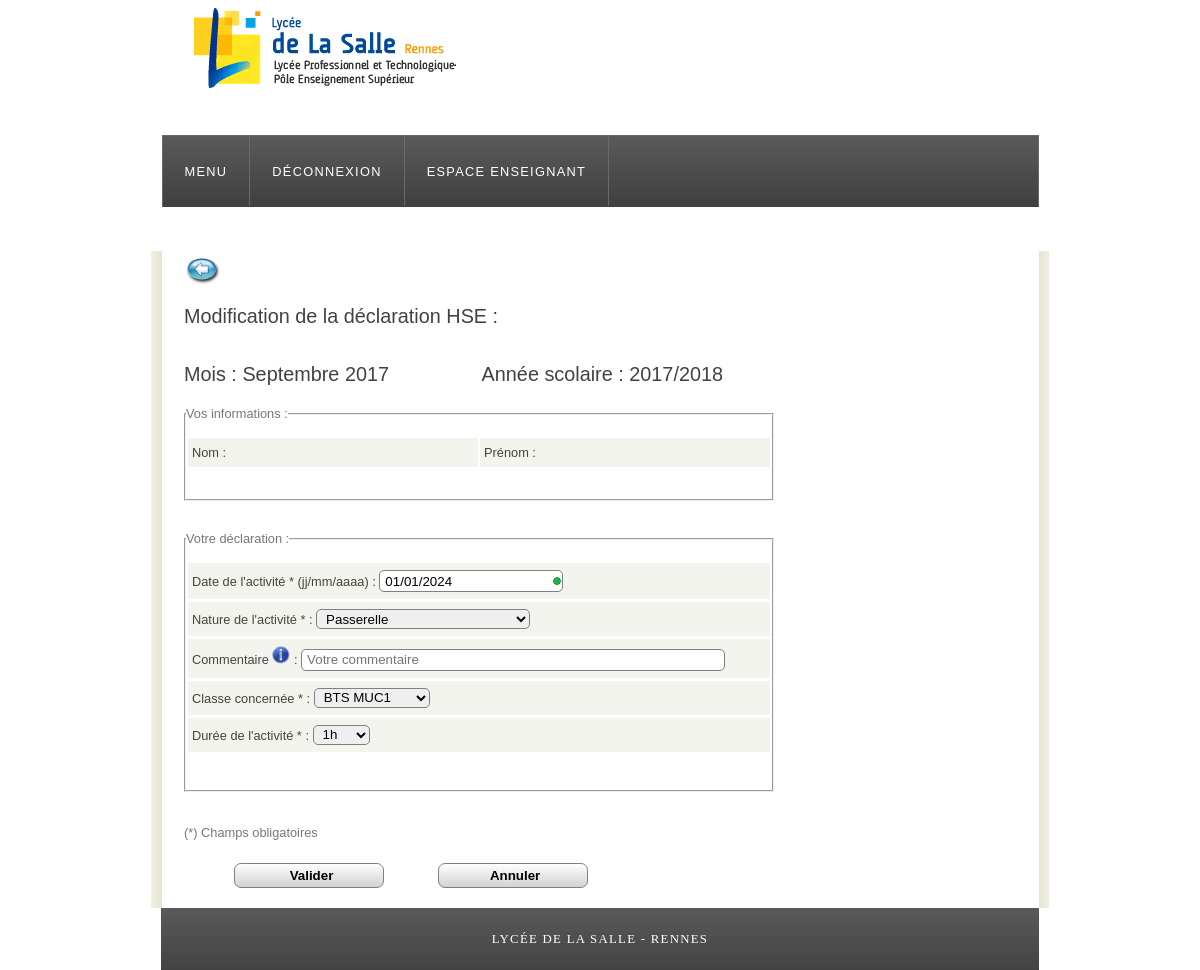
Page /modifierDeclaration.php?id=49 on the committed database.
### tables this page shows
CREATE TABLE IF NOT EXISTS `hse_parametres` (
  `ANNEESCOLAIRE` varchar(20) DEFAULT NULL
);

CREATE TABLE IF NOT EXISTS `hse_declarations` (
  `DECLARATION_ID` int(11) NOT NULL AUTO_INCREMENT,
  `ENSEIGNANT_ID` int(11) NOT NULL,
  `TYPEACTIVITE_ID` int(11) NOT NULL,
  `CLASSE_ID` int(11) DEFAULT NULL,
  `DUREE` int(11) DEFAULT NULL,
  `NBETUDIANTS` int(11) NOT NULL,
  `DUREEPARETUDIANT` int(11) NOT NULL,
  `DECLARATION_DATE` date DEFAULT NULL,
  `PRECISIONSADMIN` text,
  `PRECISIONSPROF` text,
  `DEJAEXPORTE` tinyint(1) DEFAULT NULL,
  `DATETIMESAISIE` datetime DEFAULT NULL,
  PRIMARY KEY (`DECLARATION_ID`),
  KEY `FK_APPARTENIR` (`CLASSE_ID`),
  KEY `FK_CORRESPONDRE` (`TYPEACTIVITE_ID`),
  KEY `FK_EFFECTUER` (`ENSEIGNANT_ID`)
);

### include/fonctions.php (called while the page is built, shortened)
<?php
function getMois()
{
	$mois = date('m');
	if ($mois == 1) { $moisLibelle = 'Janvier'; return $moisLibelle; }
	elseif ($mois == 2) { $moisLibelle = 'Février'; return $moisLibelle; }
	elseif ($mois == 3) { $moisLibelle = 'Mars'; return $moisLibelle; }
	elseif ($mois == 4) { $moisLibelle = 'Avril'; return $moisLibelle; }
	elseif ($mois == 5) { $moisLibelle = 'Mai'; return $moisLibelle; }
	elseif ($mois == 6) { $moisLibelle = 'Juin'; return $moisLibelle; }
	elseif ($mois == 7) { $moisLibelle = 'Juillet'; return $moisLibelle; }
	elseif ($mois == 8) { $moisLibelle = 'Août'; return $moisLibelle; }
	elseif ($mois == 9) { $moisLibelle = 'Septembre'; return $moisLibelle; }
	elseif ($mois == 10) { $moisLibelle = 'Octobre'; return $moisLibelle; }
	elseif ($mois == 11) { $moisLibelle = 'Novembre'; return $moisLibelle; }
	elseif ($mois == 12) { $moisLibelle = 'Décembre'; return $moisLibelle; }
}
function toDateFrancais($Date) {
		$jour = substr($Date,8,2);
		$mois = substr($Date,5,2);
		$annee = substr($Date,0,4);
		return $jour.'/'.$mois.'/'.$annee;
}
?>

### modifierDeclaration.php (the view, shortened to what this page needs)
<?php
include ('include/fonctions.php');
?>
<!DOCTYPE HTML>
<html>
<head>
  <link rel="stylesheet" type="text/css" href="style/style.css" />
  <link rel="stylesheet" type="text/css" href="tooltipster/dist/css/tooltipster.bundle.min.css" />
</head>
<body>
  <div id="main">
    <div id="header">
      <div id="logo">
      </div>
      <div id="menubar">
        <ul id="menu">
          <li class="selected"><a href="gestionEnseignant.php">Menu</a></li>
          <li class="selected"><a href="index.php?action=deconnexion">Déconnexion</a></li>
          <li class="selected"><a>Espace enseignant</a>
        </ul>
      </div>
    </div>
    <div id="site_content">
      <div id="content">
      <?php
      $resultat = $cnx->query("SELECT anneescolaire FROM hse_parametres;");
      $resultat->setFetchMode(PDO::FETCH_OBJ);
      $ligne = $resultat->fetch();
      $anneescolaire = $ligne->anneescolaire;
      $login = $_SESSION['login'];
      $req_pre = $cnx->prepare("SELECT enseignant_id, enseignant_nom, enseignant_prenom FROM hse_enseignants WHERE enseignant_login =:login");
      $req_pre->bindValue(':login', $login, PDO::PARAM_STR);
      $req_pre->execute();
      $resultat=$req_pre->fetch(PDO::FETCH_OBJ);
      $enseignantID = $resultat->enseignant_id;
      $enseignantNom = $resultat->enseignant_nom;
      $enseignantPrenom = $resultat->enseignant_prenom;
      $decID = $_GET['id'];
      $req_pre = $cnx->prepare("SELECT declaration_id, declaration_date AS declarationDate, duree, hse_declarations.typeactivite_id AS typeActID, typeactivite_libelle AS typeActLibelle, precisionsprof FROM hse_declarations, hse_typeactivite WHERE hse_typeactivite.typeactivite_id = hse_declarations.typeactivite_id AND declaration_id =:decID");
      $req_pre->bindValue(':decID', $decID, PDO::PARAM_STR);
      $req_pre->execute();
      $resultat=$req_pre->fetch(PDO::FETCH_OBJ);
      $decDate = $resultat->declarationDate;
      $decDate = toDateFrancais($decDate);
      $typeActID = $resultat->typeActID;
      $duree = $resultat->duree;
      $precisionsProf = utf8_encode($resultat->precisionsprof);
      $precisionsProf = stripslashes($precisionsProf);
      $req_pre = $cnx->prepare("SELECT hse_declarations.classe_id, classe_sigle AS clsSigle FROM hse_declarations, hse_classes WHERE hse_classes.classe_id = hse_declarations.classe_id AND declaration_id =:decID");
      $req_pre->bindValue(':decID', $decID, PDO::PARAM_STR);
      $req_pre->execute();
      $resultat=$req_pre->fetch(PDO::FETCH_OBJ);
      $classeSigle = $resultat->clsSigle;
      if ($typeActID == 1) {
      $req_pre = $cnx->prepare("SELECT nbetudiants, dureeparetudiant FROM hse_declarations WHERE declaration_id =:decID");
      $req_pre->bindValue(':decID', $decID, PDO::PARAM_STR);
      $req_pre->execute();
      $resultat=$req_pre->fetch(PDO::FETCH_OBJ);
      $nbEtudiants = $resultat->nbetudiants;
      $dureeParEtudiant = $resultat->dureeparetudiant;
      $req_pre->closeCursor();
      ?>
      <a href="historiqueDeclaration.php"><img src='images/back.jpg' height='36' width='36'></a>
      <form name="form3" id="form3" action="scriptModifKholle.php" method="post">
      <h3>Modification de la déclaration (khôlle) : </h3>
      <h3> Mois : <?php echo getMois(); ?> <?php echo date("Y"); ?> &nbsp; &nbsp; &nbsp; &nbsp; &nbsp; &nbsp; &nbsp; &nbsp; Année scolaire : <?php echo $anneescolaire; ?> </h3>
      <fieldset>
      <legend> Vos informations : </legend>
      <table>
      <tr>
      </tr>
      <tr>
      </tr>
      <tr>
      <td width="10%">Nom : <?php echo utf8_encode($enseignantNom); ?></td>
      <td width="10%">Prénom : <?php echo utf8_encode($enseignantPrenom); ?></td>
      </tr>
      </table>
      </fieldset>
      <br/><br/>
      <fieldset>
      <legend> Votre déclaration : </legend>
      <table>
      <tr>
      </tr>
      <tr>
      </tr>
      <tr>
      <td width="10%">Date de l'activité * (jj/mm/aaaa) : <input name="date" type="text" pattern="^(0[1-9]|[12][0-9]|3[01])/(0[1-9]|1[0-2])/20(1[7-9]|2[0-9]|30)$" value=<?php echo $decDate; ?> required> </td>
      </tr>
      <tr>
      <tr>
      <td width="10%">Nature de l'activité * : Khôlle </td>
      </tr>
      <td width="10%">Classe concernée * : <select name="classe" required>
      <?php
      $resultat = $cnx->query("SELECT classe_id AS Cid, classe_libelle AS Clibelle, classe_sigle AS Csigle FROM hse_classes WHERE affListeKholle = 1 ORDER BY classe_sigle;");
      $resultat->setFetchMode(PDO::FETCH_OBJ);
      $ligne = $resultat->fetch();
      while ($ligne) {
      if ($ligne->Csigle == $classeSigle) { echo "<option value=".($ligne->Cid)." selected>".utf8_encode($ligne->Csigle)."</option>"; }
      else
      { echo "<option value=".($ligne->Cid).">".utf8_encode($ligne->Csigle)."</option>"; }
      $ligne = $resultat->fetch();
      }
      $resultat->closeCursor();
      ?>
      </select>
      </td>
      </tr>
      <tr>
      <td width="10%">Nombre d'étudiant(s) * : <input type="text" name= "nbEtu" pattern="^[0-9]{1,4}$" value=<?php echo $nbEtudiants; ?> required> </td>
      </tr>
      <tr>
      <td width="10%">Durée par étudiant * (en minutes) : <input type="text" name= "dureeParEtu" pattern="^[0-9]{1,4}$" value=<?php echo $dureeParEtudiant; ?> required> </td>
      </tr>
      <tr>
      </tr>
      <tr>
      <input type="hidden" name="enseignantID" value=<?php echo $enseignantID; ?>>
      </tr>
      <tr>
      <input type="hidden" name="declarationID" value=<?php echo $decID; ?>>
      </tr>
      </table>
      </fieldset>
      <br/><br/>
      <p> (*) Champs obligatoires</p>
      <input type="submit" name="btnConnecter" id="btnConnecter" value="Valider">
      <input type="reset" name="btnAnnuler" id="btnConnecter" value="Annuler">
    </form>
      <?php
      }
      else {
        ?>
      <a href="historiqueDeclaration.php"><img src='images/back.jpg' height='36' width='36'></a>
      <form name="form1" id="form1" action="scriptModifHSE.php" method="post">
      <h3>Modification de la déclaration HSE : </h3>
      <h3> Mois : <?php echo getMois(); ?> <?php echo date("Y"); ?> &nbsp; &nbsp; &nbsp; &nbsp; &nbsp; &nbsp; &nbsp; &nbsp; Année scolaire : <?php echo $anneescolaire; ?> </h3>
      <fieldset>
      <legend> Vos informations : </legend>
      <table>
      <tr>
      <td width="10%">Nom : <?php echo utf8_encode($enseignantNom); ?></td>
      <td width="10%">Prénom : <?php echo utf8_encode($enseignantPrenom); ?></td>
      </tr>
      </table>
      </fieldset>
      <br/><br/>
      <fieldset>
      <legend> Votre déclaration : </legend>
      <table>
      <tr>
      <td width="10%">Date de l'activité * (jj/mm/aaaa) : <input name="date" type="text" pattern="^(0[1-9]|[12][0-9]|3[01])/(0[1-9]|1[0-2])/20(1[7-9]|2[0-9]|30)$" value=<?php echo $decDate; ?> required> </td>
      </tr>
      <tr>
      <td width="10%">Nature de l'activité * : <select id="typeactivite" name="typeactivite" required>
      <?php
      $resultat = $cnx->query("SELECT * FROM hse_vue_listesanskholle;");
      $resultat->setFetchMode(PDO::FETCH_OBJ);
      $ligne = $resultat->fetch();
      while ($ligne) {
      if ($ligne->TypeId == $typeActID) {
      echo "<option value=".$ligne->TypeId." selected>".utf8_encode($ligne->TypeLibelle)."</option>";
      }
      else {
      echo "<option value=".$ligne->TypeId.">".utf8_encode($ligne->TypeLibelle)."</option>";
      }
      $ligne = $resultat->fetch();
      }
      ?>
      </select></td>
      </tr>
      <tr>
      <td width="10%"> Commentaire
      <span class="tooltip" data-tooltip-content="#tooltip_content"><img src="images/info.png" height='18' width='18' /></span>
      : <input type='textarea' name='precisionsProf' size='50' placeholder="Votre commentaire" value=<?php echo $precisionsProf; ?>>
      </td>
      </tr>
      <tr>
      <td width="10%">Classe concernée * : <select name="classe" required>
      <?php
      $resultat = $cnx->query("SELECT classe_id AS Cid, classe_libelle AS Clibelle, classe_sigle AS Csigle FROM hse_classes ORDER BY CASE classe_sigle WHEN 'Aucune' THEN 1 WHEN 'Regroupement' THEN 2 ELSE 3 END;");
      $resultat->setFetchMode(PDO::FETCH_OBJ);
      $ligne = $resultat->fetch();
      while ($ligne) {
      if ($ligne->Csigle == $classeSigle) { echo "<option value=".($ligne->Cid)." selected>".utf8_encode($ligne->Csigle)."</option>"; }
      else
      { echo "<option value=".($ligne->Cid).">".utf8_encode($ligne->Csigle)."</option>"; }
      $ligne = $resultat->fetch();
      }
      ?>
      </select>
      </td>
      </tr>
      <tr>
      <td width="10%">Durée de l'activité * :
      <select name="duree" required>
      <?php
      $i = 60;
      while ($i <= 600) {
      $nbHeures = $i/60;
      $nbHeures = (int) $nbHeures;
      $nbMinutes = (int)$i%60;
      if ($nbMinutes == 0) { $dureeToString = $nbHeures."h";}
      else { $dureeToString = $nbHeures."h".$nbMinutes;}
      if ($i == $duree) { echo "<option value=".$i." selected> ".$dureeToString." </option>"; }
      else { echo "<option value=".$i." > ".$dureeToString." </option>"; }
      $i = $i + 30;
      }
      ?>
      </select>
      </td>
      </tr>
      </table>
      </fieldset>
      <br/><br/>
      <p> (*) Champs obligatoires</p>
      <input type="submit" name="btnConnecter" id="btnConnecter" value="Valider">
      <input type="reset" name="btnAnnuler" id="btnConnecter" value="Annuler">
    </form>
      <?php
      }
      ?>
      </div>
    </div>
    <div id="footer">
      <a href="http://www.lycee-delasalle.com/">Lycée De La Salle - RENNES</a>
    </div>
  </div>
</body>
</html>

### style/style.css (style rules this page uses)
html { height: 100%; }
* { margin: 0; padding: 0; }
body { font: normal .80em 'trebuchet ms', arial, sans-serif; background: #FFFFFF; color: #777; }
p { padding: 0 0 20px 0; line-height: 1.7em; }
img { border: 0; }
h1, h2, h3, h4, h5, h6 { font: normal 175% 'century gothic', arial, sans-serif; color: #43423F; margin: 0 0 15px 0; padding: 15px 0 5px 0; }
h3 { font: normal 155% 'century gothic', arial, sans-serif; }
a, a:hover { outline: none; text-decoration: underline; color: #14CECC; }
ul { margin: 2px 0 22px 17px; }
ul li { list-style-type: circle; margin: 0 0 6px 0; padding: 0 0 4px 5px; }
#main, #logo, #menubar, #site_content, #footer { margin-left: auto; margin-right: auto; }
#header { background: #FFFFFF; border-bottom: 1px solid #FFF; height: 250px; }
#logo { width: 829px; position: relative; height: 135px; background: url(logo_dls.png) no-repeat; }
#menubar { width: 875px; height: 71px; padding: 0px 0 0 0px; border: 1px solid #6A6A6A; border-bottom: 0; background: #555 url(menu.png) repeat-x; }
ul#menu { float: left; margin: 0; padding: 0; }
ul#menu li { float: left; margin: 0px 0 0 0; padding: 0px 0 0 0px; list-style: none; }
ul#menu li a { letter-spacing: 0.1em; font: normal 100% 'trebuchet ms', arial; display: block; float: left; height: 38px; padding: 28px 22px 4px 22px; text-align: center; color: #CDC090; text-transform: uppercase; text-decoration: none; border-right: 1px solid #6A6A6A; background: transparent; }
ul#menu li a:hover, ul#menu li.selected a, ul#menu li.selected a:hover { color: #FFF; }
#site_content { width: 845px; overflow: hidden; margin: 0 auto 0 auto; padding: 0px 20px 20px 33px; background: #FFF url(content.png) repeat-y; }
#content { text-align: left; width: 590px; padding: 0; }
#footer { width: 878px; font: normal 100% "lucida sans unicode"; height: 33px; padding: 24px 0 5px 0; text-align: center; background: #555 url(menu.png) repeat-x; color: #CDC090; text-transform: uppercase; letter-spacing: 0.1em; }
#footer a { color: #FFF; text-decoration: none; }
input, select { padding-left: 5px; border: solid 1px grey; display: inline-block; height: 20px; -moz-border-radius: 5px; -webkit-border-radius: 5px; -o-border-radius: 5px; -ms-border-radius: 5px; -khtml-border-radius: 5px; border-radius: 5px; }
input[type=text]:valid , input[type=email]:valid, input[type=password]:valid, textarea:valid { background: #fff url(rond-vert.png) no-repeat 99% center; display: inline-block; }
table { margin: 10px 0 30px 0; }
table tr th, table tr td { background: #3B3B3B; color: #FFF; padding: 7px 4px; text-align: left; }
table tr td { background: #F4F4EE; color: #47433F; border-top: 1px solid #FFF; }
input[type=submit] { font-weight: bold; border: solid 1px grey; width: 150px; height: 25px; margin-left: 50px; margin-top: 0px; -moz-border-radius: 7px; -webkit-border-radius: 7px; -o-border-radius: 7px; -ms-border-radius: 7px; -khtml-border-radius: 7px; border-radius: 7px; background: -moz-linear-gradient(top, rgb(255, 255, 255), rgb(210, 210, 210)); background: -webkit-gradient(linear, right top, right bottom, from(rgb(255, 255, 255)), to(rgb(210, 210, 210))); background: linear-gradient(to bottom, rgb(255, 255, 255), rgb(210, 210, 210)); }
input[type=reset] { font-weight: bold; border: solid 1px grey; width: 150px; height: 25px; margin-left: 50px; margin-top: 0px; -moz-border-radius: 7px; -webkit-border-radius: 7px; -o-border-radius: 7px; -ms-border-radius: 7px; -khtml-border-radius: 7px; border-radius: 7px; background: -moz-linear-gradient(top, rgb(255, 255, 255), rgb(210, 210, 210)); background: -webkit-gradient(linear, right top, right bottom, from(rgb(255, 255, 255)), to(rgb(210, 210, 210))); background: linear-gradient(to bottom, rgb(255, 255, 255), rgb(210, 210, 210)); }

### rows in the picture
hse_parametres: ANNEESCOLAIRE "2017/2018"
hse_declarations: date "01/01/2024", typeactivite "Passerelle"

### other values in the picture
getMois() "Septembre"
form field classe "BTS MUC1"
form field duree "1h"
